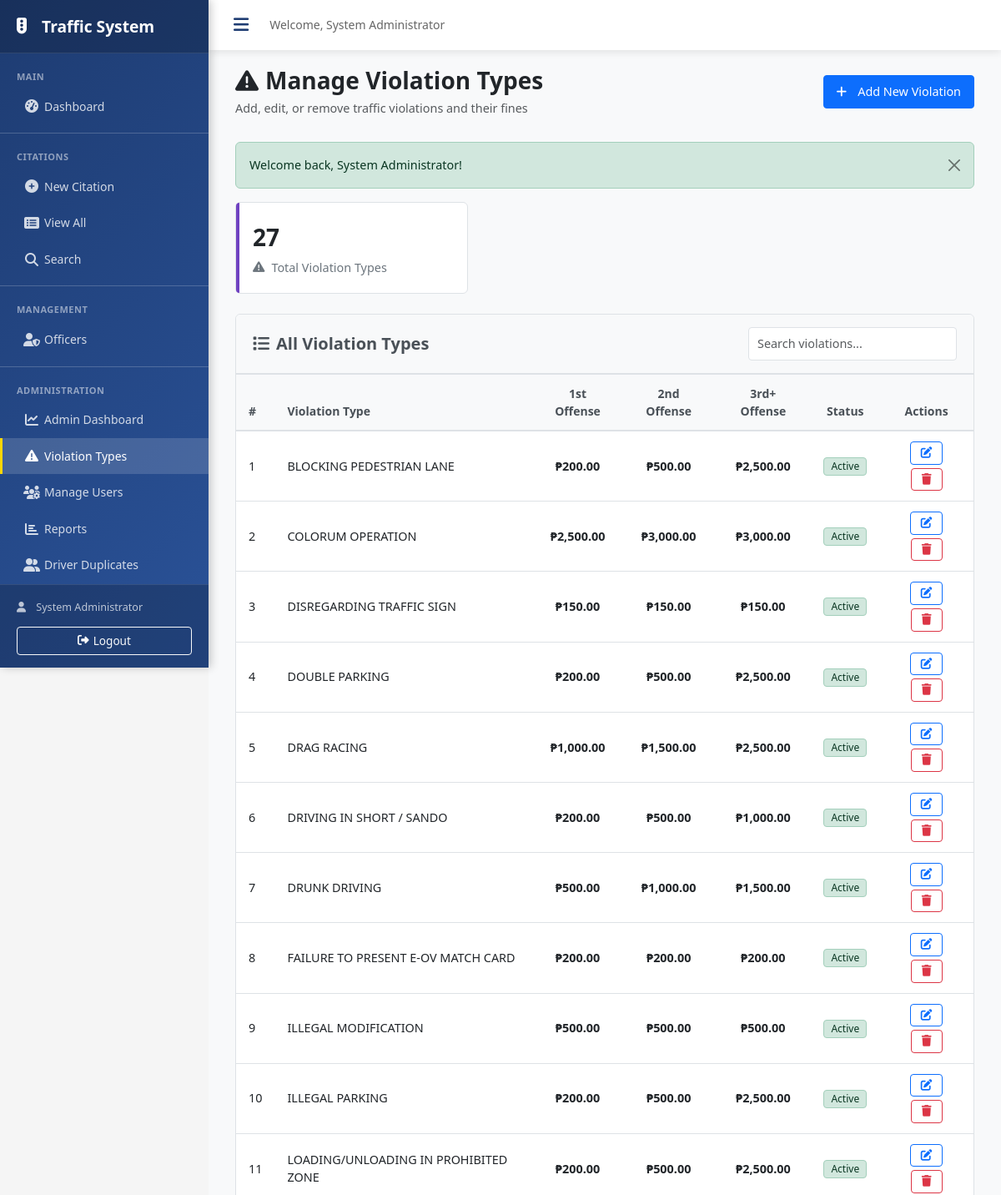
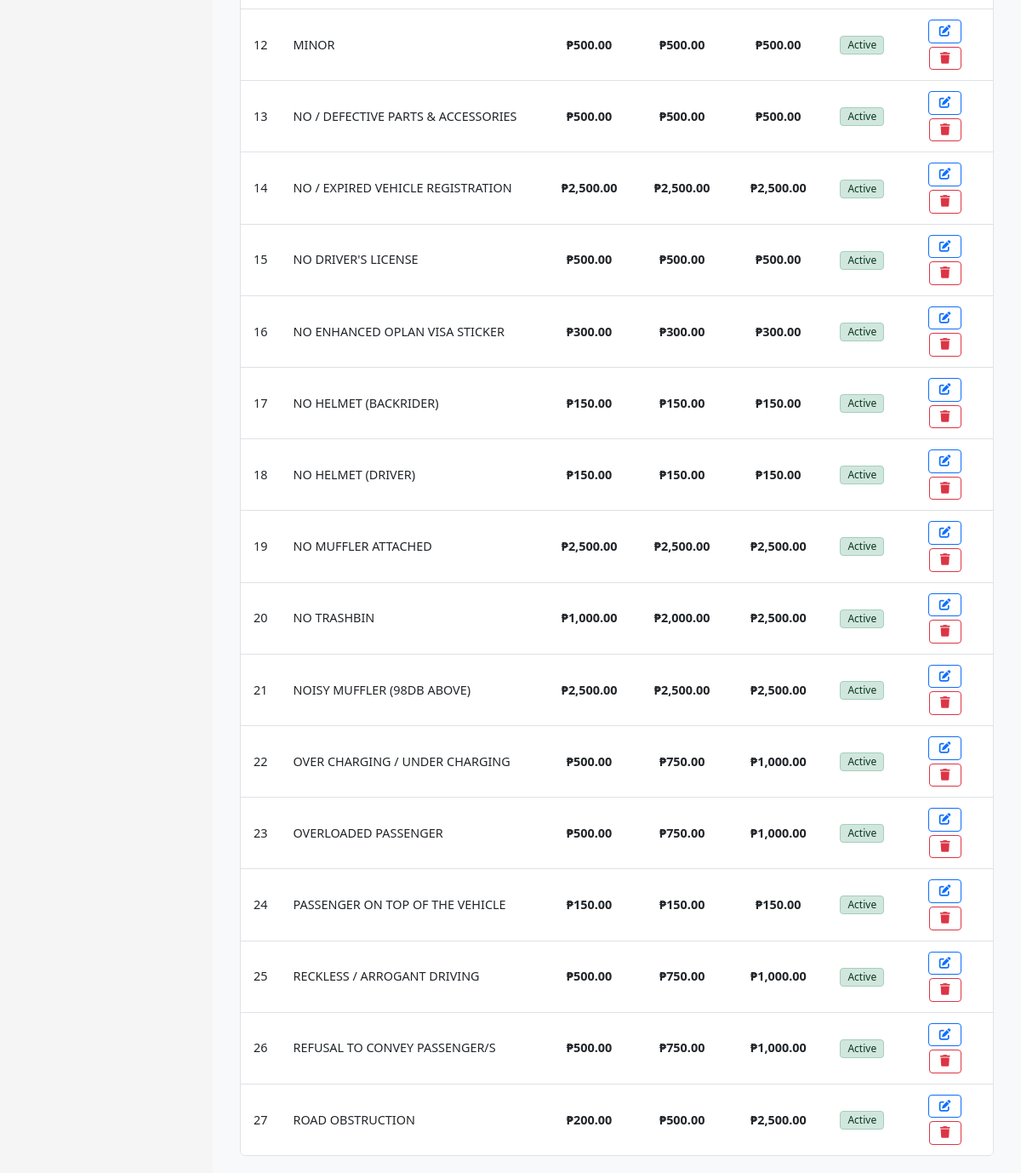
/admin/violations.php (signed in), run on the app's committed database (2 pictures, top to bottom).
### tables this page shows
CREATE TABLE `violation_types` (
  `violation_type_id` int(11) NOT NULL AUTO_INCREMENT,
  `violation_type` varchar(255) NOT NULL,
  `description` text DEFAULT NULL,
  `fine_amount_1` decimal(10,2) NOT NULL DEFAULT 500.00,
  `fine_amount_2` decimal(10,2) NOT NULL DEFAULT 1000.00,
  `fine_amount_3` decimal(10,2) NOT NULL DEFAULT 1500.00,
  `is_active` tinyint(1) NOT NULL DEFAULT 1,
  `created_at` datetime NOT NULL DEFAULT current_timestamp(),
  PRIMARY KEY (`violation_type_id`),
  UNIQUE KEY `violation_type` (`violation_type`),
  KEY `idx_violation_type` (`violation_type`),
  KEY `idx_active` (`is_active`)
);

### admin/violations.php (the view, shortened to what this page needs)
<?php
require_once '../includes/functions.php';
$violation_types = [];
try {
    $stmt = db_query(
        "SELECT * FROM violation_types ORDER BY violation_type ASC"
    );
    $violation_types = $stmt->fetchAll();
} catch (Exception $e) {
    error_log("Error fetching violation types: " . $e->getMessage());
    set_flash('Error loading violation types.', 'danger');
}
?>
<!DOCTYPE html>
<html lang="en">
<head>
    <link href="https://cdn.jsdelivr.net/npm/bootstrap@5.3.3/dist/css/bootstrap.min.css" rel="stylesheet">
    <link rel="stylesheet" href="https://cdnjs.cloudflare.com/ajax/libs/font-awesome/6.4.2/css/all.min.css">
</head>
<body>
    <?php include '../public/sidebar.php'; ?>
    <div class="content">
        <div class="container-fluid">
            <div class="page-header d-flex justify-content-between align-items-center">
                <div>
                    <h3><i class="fas fa-exclamation-triangle me-2"></i>Manage Violation Types</h3>
                    <p class="text-muted mb-0">Add, edit, or remove traffic violations and their fines</p>
                </div>
                <button class="btn btn-primary" data-bs-toggle="modal" data-bs-target="#addViolationModal">
                    <i class="fas fa-plus me-2"></i>Add New Violation
                </button>
            </div>
            <?php echo show_flash(); ?>
            <div class="row mb-4">
                <div class="col-md-4">
                    <div class="stat-card">
                        <div class="stat-value"><?php echo count($violation_types); ?></div>
                        <div class="stat-label">
                            <i class="fas fa-exclamation-triangle"></i>
                            <span>Total Violation Types</span>
                        </div>
                    </div>
                </div>
            </div>
            <div class="card">
                <div class="card-header d-flex justify-content-between align-items-center">
                    <span><i class="fas fa-list me-2"></i>All Violation Types</span>
                    <input type="text" class="form-control form-control-sm" id="searchInput" placeholder="Search violations..." style="width: 250px;">
                </div>
                <div class="card-body p-0">
                    <?php if (empty($violation_types)): ?>
                        <div class="empty-state">
                            <i class="fas fa-exclamation-circle d-block"></i>
                            <h5>No Violation Types Found</h5>
                            <p>Click "Add New Violation" to create your first violation type.</p>
                        </div>
                    <?php else: ?>
                        <div class="table-responsive">
                            <table class="table table-hover mb-0" id="violationsTable">
                                <thead class="table-light">
                                    <tr>
                                        <th>#</th>
                                        <th>Violation Type</th>
                                        <th class="text-center">1st Offense</th>
                                        <th class="text-center">2nd Offense</th>
                                        <th class="text-center">3rd+ Offense</th>
                                        <th class="text-center">Status</th>
                                        <th class="text-center">Actions</th>
                                    </tr>
                                </thead>
                                <tbody>
                                    <?php foreach ($violation_types as $index => $violation): ?>
                                        <tr>
                                            <td><?php echo $index + 1; ?></td>
                                            <td class="violation-name"><?php echo htmlspecialchars($violation['violation_type']); ?></td>
                                            <td class="text-center fine-amount">₱<?php echo number_format($violation['fine_amount_1'], 2); ?></td>
                                            <td class="text-center fine-amount">₱<?php echo number_format($violation['fine_amount_2'], 2); ?></td>
                                            <td class="text-center fine-amount">₱<?php echo number_format($violation['fine_amount_3'], 2); ?></td>
                                            <td class="text-center">
                                                <?php if (isset($violation['is_active']) && $violation['is_active']): ?>
                                                    <span class="badge bg-success">Active</span>
                                                <?php else: ?>
                                                    <span class="badge bg-secondary">Inactive</span>
                                                <?php endif; ?>
                                            </td>
                                            <td class="text-center action-buttons">
                                                <button class="btn btn-sm btn-outline-primary" onclick="editViolation(<?php echo htmlspecialchars(json_encode($violation)); ?>)" title="Edit">
                                                    <i class="fas fa-edit"></i>
                                                </button>
                                                <button class="btn btn-sm btn-outline-danger" onclick="deleteViolation(<?php echo $violation['violation_type_id']; ?>, '<?php echo htmlspecialchars($violation['violation_type']); ?>')" title="Delete">
                                                    <i class="fas fa-trash"></i>
                                                </button>
                                            </td>
                                        </tr>
                                    <?php endforeach; ?>
                                </tbody>
                            </table>
                        </div>
                    <?php endif; ?>
                </div>
            </div>
        </div>
    </div>
</body>
</html>

### admin/violations.php (style rules this page uses)
:root { --primary-blue: #0d6efd; --success-green: #198754; --info-cyan: #0dcaf0; --warning-yellow: #ffc107; --danger-red: #dc3545; --secondary-gray: #6c757d; --purple: #6f42c1; --white: #ffffff; --off-white: #f5f5f5; --light-gray: #f8f9fa; --medium-gray: #e9ecef; --border-gray: #dee2e6; --text-dark: #212529; --text-muted: #6c757d; --text-label: #495057; }
body { background: var(--off-white); font-family: 'Segoe UI', Tahoma, Geneva, Verdana, sans-serif; font-size: clamp(0.875rem, 2.3vw, 0.9rem); line-height: 1.5; color: var(--text-dark); }
.content { padding: clamp(15px, 3vw, 20px); }
.page-header h3 { font-size: clamp(1.5rem, 4vw, 1.75rem); font-weight: 600; color: var(--text-dark); margin-bottom: 5px; }
.page-header p { font-size: clamp(0.85rem, 2.5vw, 0.9rem); color: var(--text-muted); }
.page-header { margin-bottom: 30px; }
.stat-card { background: var(--white); border: 1px solid var(--border-gray); border-radius: 6px; padding: clamp(15px, 3vw, 20px); position: relative; transition: box-shadow 0.2s; }
.stat-card::before { content: ''; position: absolute; top: 0; left: 0; width: 4px; height: 100%; border-radius: 6px 0 0 6px; background: var(--purple); }
.stat-value { font-size: clamp(1.5rem, 4vw, 1.75rem); font-weight: 600; color: var(--text-dark); margin-bottom: 5px; }
.stat-label { font-size: clamp(0.85rem, 2.5vw, 0.9rem); color: var(--text-muted); display: flex; align-items: center; gap: 8px; }
.card { background: var(--white); border: 1px solid var(--border-gray); border-radius: 6px; overflow: hidden; }
.card-header { background: var(--light-gray); border-bottom: 2px solid var(--border-gray); font-weight: 600; color: var(--text-label); padding: 15px 20px; font-size: clamp(1.1rem, 3vw, 1.25rem); }
.table { margin-bottom: 0; font-size: clamp(0.85rem, 2.5vw, 0.9rem); }
.table th { background: var(--light-gray); font-weight: 600; color: var(--text-label); border-top: none; border-bottom: 2px solid var(--border-gray); padding: 12px 15px; font-size: 0.875rem; }
.table td { padding: 10px 15px; color: var(--text-dark); border-bottom: 1px solid var(--border-gray); vertical-align: middle; }
.table tbody tr:last-child td { border-bottom: none; }
.badge { padding: 4px 8px; border-radius: 4px; font-size: clamp(0.7rem, 2vw, 0.75rem); font-weight: 500; border: 1px solid transparent; }
.badge.bg-success { background: #d1e7dd !important; color: #0a3622 !important; border-color: #a3cfbb; }
.btn { border-radius: 4px; padding: 8px 15px; font-size: clamp(0.85rem, 2.5vw, 0.9rem); font-weight: 500; transition: all 0.2s; display: inline-flex; align-items: center; justify-content: center; gap: 5px; }
.btn-sm { padding: 6px 12px; font-size: 0.85rem; }
.btn-primary { background: var(--primary-blue); border: 1px solid var(--primary-blue); }
.btn-outline-primary { color: var(--primary-blue); border: 1px solid var(--primary-blue); }
.btn-outline-danger { color: var(--danger-red); border: 1px solid var(--danger-red); }
.form-control { border: 1px solid var(--border-gray); border-radius: 4px; padding: 8px 10px; font-size: clamp(0.85rem, 2.5vw, 0.9rem); }
.fine-amount { font-weight: 600; color: var(--danger-red); }
.violation-name { font-weight: 500; color: var(--text-dark); }
.action-buttons .btn { margin: 2px; }
.card-header .form-control { border: 1px solid var(--border-gray); }

### public/sidebar.php (style rules this page uses)
:root { --sidebar-width: 250px; --sidebar-collapsed-width: 70px; }
.content { margin-left: var(--sidebar-width); padding: 20px; padding-top: 80px; min-height: 100vh; background: #f8f9fa; transition: margin-left 0.3s ease; }

### data on the page
violation_types: violation_type "BLOCKING PEDESTRIAN LANE", fine_amount_1 "200.00", fine_amount_2 "500.00", fine_amount_3 "2,500.00", is_active "Active"
violation_types: violation_type "COLORUM OPERATION", fine_amount_1 "2,500.00", fine_amount_2 "3,000.00", fine_amount_3 "3,000.00", is_active "Active"
violation_types: violation_type "DISREGARDING TRAFFIC SIGN", fine_amount_1 "150.00", fine_amount_2 "150.00", fine_amount_3 "150.00", is_active "Active"
violation_types: violation_type "DOUBLE PARKING", fine_amount_1 "200.00", fine_amount_2 "500.00", fine_amount_3 "2,500.00", is_active "Active"
violation_types: violation_type "DRAG RACING", fine_amount_1 "1,000.00", fine_amount_2 "1,500.00", fine_amount_3 "2,500.00", is_active "Active"
violation_types: violation_type "DRIVING IN SHORT / SANDO", fine_amount_1 "200.00", fine_amount_2 "500.00", fine_amount_3 "1,000.00", is_active "Active"
violation_types: violation_type "DRUNK DRIVING", fine_amount_1 "500.00", fine_amount_2 "1,000.00", fine_amount_3 "1,500.00", is_active "Active"
violation_types: violation_type "FAILURE TO PRESENT E-OV MATCH CARD", fine_amount_1 "200.00", fine_amount_2 "200.00", fine_amount_3 "200.00", is_active "Active"
violation_types: violation_type "ILLEGAL MODIFICATION", fine_amount_1 "500.00", fine_amount_2 "500.00", fine_amount_3 "500.00", is_active "Active"
violation_types: violation_type "ILLEGAL PARKING", fine_amount_1 "200.00", fine_amount_2 "500.00", fine_amount_3 "2,500.00", is_active "Active"
violation_types: violation_type "LOADING/UNLOADING IN PROHIBITED ZONE", fine_amount_1 "200.00", fine_amount_2 "500.00", fine_amount_3 "2,500.00", is_active "Active"
violation_types: violation_type "MINOR", fine_amount_1 "500.00", fine_amount_2 "500.00", fine_amount_3 "500.00", is_active "Active"
violation_types: violation_type "NO / DEFECTIVE PARTS & ACCESSORIES", fine_amount_1 "500.00", fine_amount_2 "500.00", fine_amount_3 "500.00", is_active "Active"
violation_types: violation_type "NO / EXPIRED VEHICLE REGISTRATION", fine_amount_1 "2,500.00", fine_amount_2 "2,500.00", fine_amount_3 "2,500.00", is_active "Active"
violation_types: violation_type "NO DRIVER'S LICENSE", fine_amount_1 "500.00", fine_amount_2 "500.00", fine_amount_3 "500.00", is_active "Active"
violation_types: violation_type "NO ENHANCED OPLAN VISA STICKER", fine_amount_1 "300.00", fine_amount_2 "300.00", fine_amount_3 "300.00", is_active "Active"
violation_types: violation_type "NO HELMET (BACKRIDER)", fine_amount_1 "150.00", fine_amount_2 "150.00", fine_amount_3 "150.00", is_active "Active"
violation_types: violation_type "NO HELMET (DRIVER)", fine_amount_1 "150.00", fine_amount_2 "150.00", fine_amount_3 "150.00", is_active "Active"
violation_types: violation_type "NO MUFFLER ATTACHED", fine_amount_1 "2,500.00", fine_amount_2 "2,500.00", fine_amount_3 "2,500.00", is_active "Active"
violation_types: violation_type "NO TRASHBIN", fine_amount_1 "1,000.00", fine_amount_2 "2,000.00", fine_amount_3 "2,500.00", is_active "Active"
violation_types: violation_type "NOISY MUFFLER (98DB ABOVE)", fine_amount_1 "2,500.00", fine_amount_2 "2,500.00", fine_amount_3 "2,500.00", is_active "Active"
violation_types: violation_type "OVER CHARGING / UNDER CHARGING", fine_amount_1 "500.00", fine_amount_2 "750.00", fine_amount_3 "1,000.00", is_active "Active"
violation_types: violation_type "OVERLOADED PASSENGER", fine_amount_1 "500.00", fine_amount_2 "750.00", fine_amount_3 "1,000.00", is_active "Active"
violation_types: violation_type "PASSENGER ON TOP OF THE VEHICLE", fine_amount_1 "150.00", fine_amount_2 "150.00", fine_amount_3 "150.00", is_active "Active"
violation_types: violation_type "RECKLESS / ARROGANT DRIVING", fine_amount_1 "500.00", fine_amount_2 "750.00", fine_amount_3 "1,000.00", is_active "Active"
violation_types: violation_type "REFUSAL TO CONVEY PASSENGER/S", fine_amount_1 "500.00", fine_amount_2 "750.00", fine_amount_3 "1,000.00", is_active "Active"
violation_types: violation_type "ROAD OBSTRUCTION", fine_amount_1 "200.00", fine_amount_2 "500.00", fine_amount_3 "2,500.00", is_active "Active"

### other printed values
$_SESSION['full_name'] "System Administrator"
$flash['message'] "Welcome back, System Administrator!"
count($violation_types) "27"
